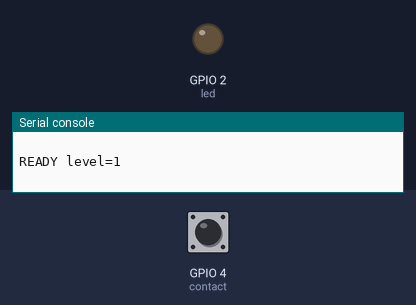
Simulated run of this program. Board: ESP32 board running MicroPython. On the bench: output pins drawn as LEDs (lit = HIGH), the last lines printed to the serial console. The test bench sets the inputs (shaded band); at power-on: GPIO 4 (contact) HIGH.

Above: at 1.2 s.
1.3 s: GPIO 4 (contact) pulled LOW for 0.15 s
At 1.39 s:
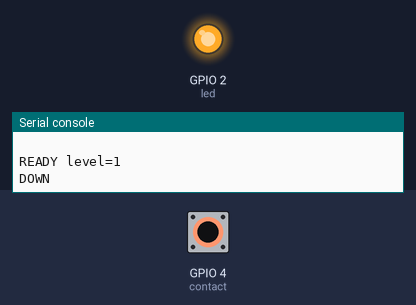
2.9 s: GPIO 4 (contact) pulled LOW for 3.2 s
At 6.6 s:
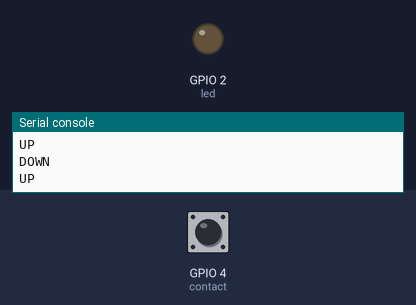
Timing chart, 0 to 8.1 s (numbered marks = the images above; inputs shaded):
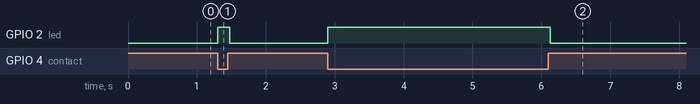

The program:

main.py
```python
# DING bell button for the ESP32 DevKit (MicroPython). Same behaviour as bell_esp32.ino.
# Wiring: momentary push button between GPIO 4 (D4) and GND (diagonal legs on a 4-leg
#         tactile button). Internal pull-up, so contact = LOW. No resistor needed.
#
# Reports clean contact edges to the hub over USB serial (115200); the hub
# (code/hub/bell.py) turns them into PRESS / HOLD / RAPID exactly like the Enter key.
#   READY level=<0|1>  - after boot (0 = contact closed)
#   DOWN               - contact made
#   UP                 - contact released
# The on-board LED (GPIO 2) is lit while contact is closed, for checking wiring.
#
# Flash: see "Bell button on an ESP32 DevKit" in code/README.md.

import time
from machine import Pin

CONTACT_PIN = 4
LED_PIN = 2
PRESS_MS = 3     # continuous LOW this long = contact made
RELEASE_MS = 30  # continuous HIGH this long = contact released (rides over bounce)

contact = Pin(CONTACT_PIN, Pin.IN, Pin.PULL_UP)
led = Pin(LED_PIN, Pin.OUT, value=0)

print()
print("READY level=%d" % contact.value())

closed = False
low_run = high_run = 0
last = time.ticks_ms()
while True:
    time.sleep_ms(1)
    now = time.ticks_ms()
    dt = time.ticks_diff(now, last)
    last = now
    if contact.value() == 0:
        low_run, high_run = min(low_run + dt, 60000), 0
    else:
        high_run, low_run = min(high_run + dt, 60000), 0

    if not closed and low_run >= PRESS_MS:
        closed = True
        led.value(1)
        print("DOWN")
    elif closed and high_run >= RELEASE_MS:
        closed = False
        led.value(0)
        print("UP")
```

Measured:
- after the input at 1.3 s, GPIO 2 (led): LOW → HIGH at once, → LOW 0.18 s later
- after the input at 2.9 s, GPIO 2 (led): LOW → HIGH at once, → LOW 3.2 s later
